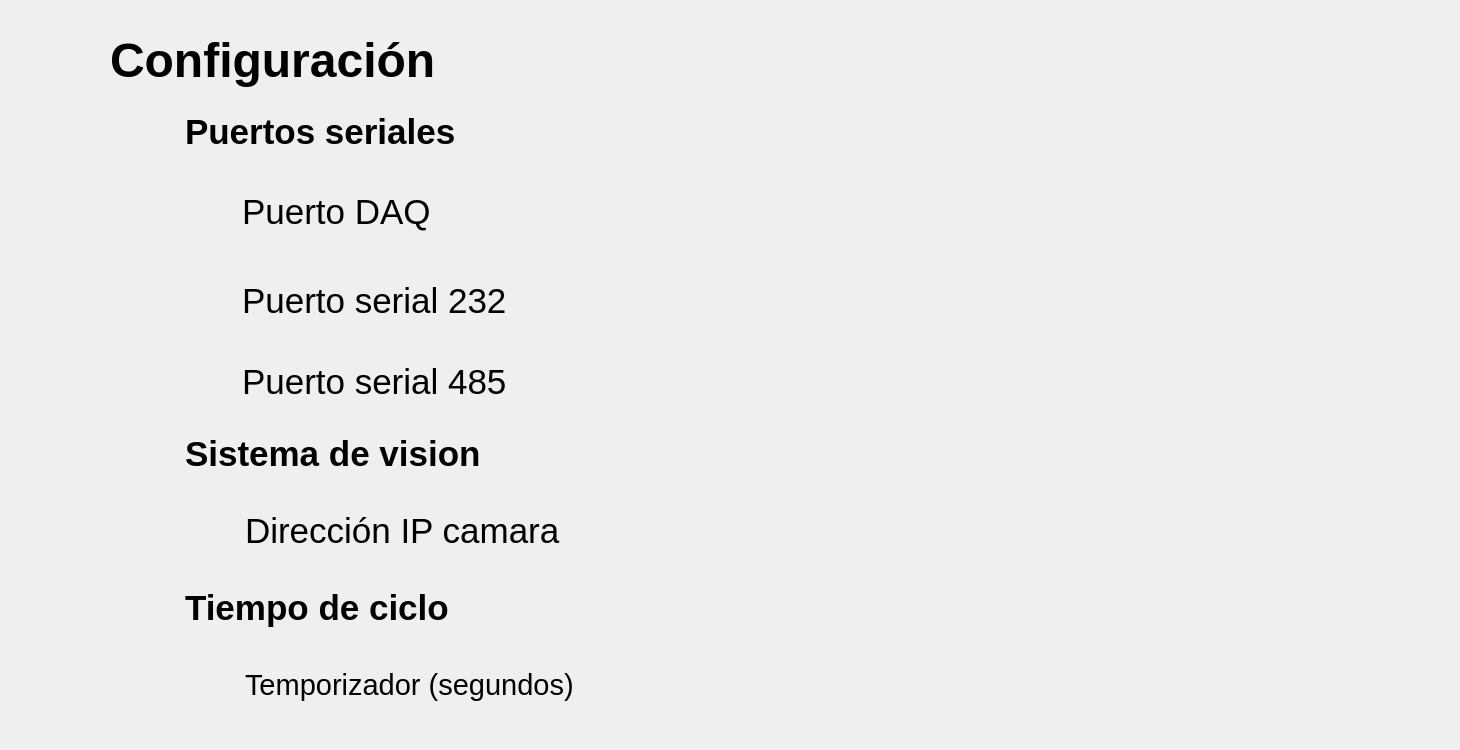
      <widget class="QWidget" name="ConfigurationShow">
       <layout class="QVBoxLayout" name="verticalLayout_2">
        <property name="spacing">
         <number>12</number>
        </property>
        <property name="leftMargin">
         <number>30</number>
        </property>
        <property name="topMargin">
         <number>30</number>
        </property>
        <property name="rightMargin">
         <number>30</number>
        </property>
        <property name="bottomMargin">
         <number>30</number>
        </property>
        <item>
         <layout class="QHBoxLayout" name="horizontalLayout_60">
          <property name="spacing">
           <number>30</number>
          </property>
          <item>
           <widget class="QLabel" name="lblConfig_3">
            <property name="minimumSize">
             <size>
              <width>50</width>
              <height>50</height>
             </size>
            </property>
            <property name="maximumSize">
             <size>
              <width>50</width>
              <height>50</height>
             </size>
            </property>
            <property name="text">
             <string/>
            </property>
            <property name="pixmap">
             <pixmap resource="../resources/resources.qrc">:/resources/cogwheel.png</pixmap>
            </property>
            <property name="scaledContents">
             <bool>true</bool>
            </property>
           </widget>
          </item>
          <item>
           <widget class="QLabel" name="label_42">
            <property name="minimumSize">
             <size>
              <width>380</width>
              <height>60</height>
             </size>
            </property>
            <property name="maximumSize">
             <size>
              <width>380</width>
              <height>60</height>
             </size>
            </property>
            <property name="font">
             <font>
              <pointsize>36</pointsize>
              <weight>75</weight>
              <bold>true</bold>
             </font>
            </property>
            <property name="text">
             <string>Configuración </string>
            </property>
           </widget>
          </item>
          <item>
           <spacer name="horizontalSpacer_112">
            <property name="orientation">
             <enum>Qt::Horizontal</enum>
            </property>
            <property name="sizeHint" stdset="0">
             <size>
              <width>508</width>
              <height>20</height>
             </size>
            </property>
           </spacer>
          </item>
          <item>
           <widget class="QLabel" name="lblEditar">
            <property name="minimumSize">
             <size>
              <width>60</width>
              <height>60</height>
             </size>
            </property>
            <property name="maximumSize">
             <size>
              <width>70</width>
              <height>70</height>
             </size>
            </property>
            <property name="cursor">
             <cursorShape>PointingHandCursor</cursorShape>
            </property>
            <property name="toolTip">
             <string>Editar</string>
            </property>
            <property name="whatsThis">
             <string>Editar</string>
            </property>
            <property name="text">
             <string/>
            </property>
            <property name="pixmap">
             <pixmap resource="../resources/resources.qrc">:/resources/edit.png</pixmap>
            </property>
            <property name="scaledContents">
             <bool>true</bool>
            </property>
           </widget>
          </item>
          <item>
           <spacer name="horizontalSpacer_114">
            <property name="orientation">
             <enum>Qt::Horizontal</enum>
            </property>
            <property name="sizeHint" stdset="0">
             <size>
              <width>28</width>
              <height>20</height>
             </size>
            </property>
           </spacer>
          </item>
         </layout>
        </item>
        <item>
         <layout class="QHBoxLayout" name="horizontalLayout_63">
          <property name="spacing">
           <number>15</number>
          </property>
          <property name="leftMargin">
           <number>90</number>
          </property>
          <item>
           <widget class="QLabel" name="lblseria_12">
            <property name="minimumSize">
             <size>
              <width>50</width>
              <height>50</height>
             </size>
            </property>
            <property name="maximumSize">
             <size>
              <width>50</width>
              <height>50</height>
             </size>
            </property>
            <property name="text">
             <string/>
            </property>
            <property name="pixmap">
             <pixmap resource="../resources/resources.qrc">:/resources/connection.png</pixmap>
            </property>
            <property name="scaledContents">
             <bool>true</bool>
            </property>
           </widget>
          </item>
          <item>
           <widget class="QLabel" name="lblTitleSeriales_12">
            <property name="minimumSize">
             <size>
              <width>350</width>
              <height>60</height>
             </size>
            </property>
            <property name="maximumSize">
             <size>
              <width>350</width>
              <height>60</height>
             </size>
            </property>
            <property name="font">
             <font>
              <pointsize>26</pointsize>
              <weight>75</weight>
              <bold>true</bold>
             </font>
            </property>
            <property name="text">
             <string>Puertos seriales</string>
            </property>
           </widget>
          </item>
          <item>
           <spacer name="horizontalSpacer_119">
            <property name="orientation">
             <enum>Qt::Horizontal</enum>
            </property>
            <property name="sizeHint" stdset="0">
             <size>
              <width>738</width>
              <height>20</height>
             </size>
            </property>
           </spacer>
          </item>
         </layout>
        </item>
        <item>
         <layout class="QHBoxLayout" name="horizontalLayout_132">
          <property name="spacing">
           <number>12</number>
          </property>
          <property name="leftMargin">
           <number>150</number>
          </property>
          <item>
           <widget class="QLabel" name="lblserial232_11">
            <property name="minimumSize">
             <size>
              <width>50</width>
              <height>50</height>
             </size>
            </property>
            <property name="maximumSize">
             <size>
              <width>50</width>
              <height>50</height>
             </size>
            </property>
            <property name="text">
             <string/>
            </property>
            <property name="pixmap">
             <pixmap resource="../resources/resources.qrc">:/resources/microchip.png</pixmap>
            </property>
            <property name="scaledContents">
             <bool>true</bool>
            </property>
           </widget>
          </item>
          <item>
           <widget class="QLabel" name="label_56">
            <property name="minimumSize">
             <size>
              <width>300</width>
              <height>60</height>
             </size>
            </property>
            <property name="maximumSize">
             <size>
              <width>300</width>
              <height>60</height>
             </size>
            </property>
            <property name="font">
             <font>
              <pointsize>26</pointsize>
             </font>
            </property>
            <property name="text">
             <string>Puerto DAQ</string>
            </property>
           </widget>
          </item>
          <item>
           <spacer name="horizontalSpacer_157">
            <property name="orientation">
             <enum>Qt::Horizontal</enum>
            </property>
            <property name="sizeType">
             <enum>QSizePolicy::Fixed</enum>
            </property>
            <property name="sizeHint" stdset="0">
             <size>
              <width>88</width>
              <height>20</height>
             </size>
            </property>
           </spacer>
          </item>
          <item>
           <widget class="QLabel" name="lblGatewayPort">
            <property name="minimumSize">
             <size>
              <width>250</width>
              <height>60</height>
             </size>
            </property>
            <property name="maximumSize">
             <size>
              <width>250</width>
              <height>60</height>
             </size>
            </property>
            <property name="font">
             <font>
              <pointsize>22</pointsize>
             </font>
            </property>
            <property name="text">
             <string/>
            </property>
           </widget>
          </item>
          <item>
           <spacer name="horizontalSpacer_158">
            <property name="orientation">
             <enum>Qt::Horizontal</enum>
            </property>
            <property name="sizeHint" stdset="0">
             <size>
              <width>538</width>
              <height>77</height>
             </size>
            </property>
           </spacer>
          </item>
         </layout>
        </item>
        <item>
         <layout class="QHBoxLayout" name="horizontalLayout_64">
          <property name="spacing">
           <number>12</number>
          </property>
          <property name="leftMargin">
           <number>150</number>
          </property>
          <item>
           <widget class="QLabel" name="lblserial232_4">
            <property name="minimumSize">
             <size>
              <width>50</width>
              <height>50</height>
             </size>
            </property>
            <property name="maximumSize">
             <size>
              <width>50</width>
              <height>50</height>
             </size>
            </property>
            <property name="text">
             <string/>
            </property>
            <property name="pixmap">
             <pixmap resource="../resources/resources.qrc">:/resources/vga-port.png</pixmap>
            </property>
            <property name="scaledContents">
             <bool>true</bool>
            </property>
           </widget>
          </item>
          <item>
           <widget class="QLabel" name="label_44">
            <property name="minimumSize">
             <size>
              <width>300</width>
              <height>60</height>
             </size>
            </property>
            <property name="maximumSize">
             <size>
              <width>300</width>
              <height>60</height>
             </size>
            </property>
            <property name="font">
             <font>
              <pointsize>26</pointsize>
             </font>
            </property>
            <property name="text">
             <string>Puerto serial 232</string>
            </property>
           </widget>
          </item>
          <item>
           <spacer name="horizontalSpacer_121">
            <property name="orientation">
             <enum>Qt::Horizontal</enum>
            </property>
            <property name="sizeType">
             <enum>QSizePolicy::Fixed</enum>
            </property>
            <property name="sizeHint" stdset="0">
             <size>
              <width>88</width>
              <height>20</height>
             </size>
            </property>
           </spacer>
          </item>
          <item>
           <widget class="QLabel" name="lbl232Port">
            <property name="minimumSize">
             <size>
              <width>250</width>
              <height>60</height>
             </size>
            </property>
            <property name="maximumSize">
             <size>
              <width>250</width>
              <height>60</height>
             </size>
            </property>
            <property name="font">
             <font>
              <pointsize>22</pointsize>
             </font>
            </property>
            <property name="text">
             <string/>
            </property>
           </widget>
          </item>
          <item>
           <spacer name="horizontalSpacer_122">
            <property name="orientation">
             <enum>Qt::Horizontal</enum>
            </property>
            <property name="sizeHint" stdset="0">
             <size>
              <width>538</width>
              <height>77</height>
             </size>
            </property>
           </spacer>
          </item>
         </layout>
        </item>
        <item>
         <layout class="QHBoxLayout" name="horizontalLayout_65">
          <property name="spacing">
           <number>12</number>
          </property>
          <property name="leftMargin">
           <number>150</number>
          </property>
          <item>
           <widget class="QLabel" name="lblserial485_3">
            <property name="minimumSize">
             <size>
              <width>50</width>
              <height>50</height>
             </size>
            </property>
            <property name="maximumSize">
             <size>
              <width>50</width>
              <height>50</height>
             </size>
            </property>
            <property name="text">
             <string/>
            </property>
            <property name="pixmap">
             <pixmap resource="../resources/resources.qrc">:/resources/port.png</pixmap>
            </property>
            <property name="scaledContents">
             <bool>true</bool>
            </property>
           </widget>
          </item>
          <item>
           <widget class="QLabel" name="label_45">
            <property name="minimumSize">
             <size>
              <width>300</width>
              <height>60</height>
             </size>
            </property>
            <property name="maximumSize">
             <size>
              <width>300</width>
              <height>60</height>
             </size>
            </property>
            <property name="font">
             <font>
              <pointsize>26</pointsize>
             </font>
            </property>
            <property name="text">
             <string>Puerto serial 485</string>
            </property>
           </widget>
          </item>
          <item>
           <spacer name="horizontalSpacer_124">
            <property name="orientation">
             <enum>Qt::Horizontal</enum>
            </property>
            <property name="sizeType">
             <enum>QSizePolicy::Fixed</enum>
            </property>
            <property name="sizeHint" stdset="0">
             <size>
              <width>88</width>
              <height>20</height>
             </size>
            </property>
           </spacer>
          </item>
          <item>
           <widget class="QLabel" name="lbl485Port">
            <property name="minimumSize">
             <size>
              <width>250</width>
              <height>60</height>
             </size>
            </property>
            <property name="maximumSize">
             <size>
              <width>250</width>
              <height>60</height>
             </size>
            </property>
            <property name="font">
             <font>
              <pointsize>22</pointsize>
             </font>
            </property>
            <property name="text">
             <string/>
            </property>
           </widget>
          </item>
          <item>
           <spacer name="horizontalSpacer_125">
            <property name="orientation">
             <enum>Qt::Horizontal</enum>
            </property>
            <property name="sizeHint" stdset="0">
             <size>
              <width>518</width>
              <height>20</height>
             </size>
            </property>
           </spacer>
          </item>
         </layout>
        </item>
        <item>
         <layout class="QHBoxLayout" name="horizontalLayout_66">
          <property name="spacing">
           <number>15</number>
          </property>
          <property name="leftMargin">
           <number>90</number>
          </property>
          <item>
           <widget class="QLabel" name="lblseria_13">
            <property name="minimumSize">
             <size>
              <width>50</width>
              <height>50</height>
             </size>
            </property>
            <property name="maximumSize">
             <size>
              <width>50</width>
              <height>50</height>
             </size>
            </property>
            <property name="text">
             <string/>
            </property>
            <property name="pixmap">
             <pixmap resource="../resources/resources.qrc">:/resources/focus.png</pixmap>
            </property>
            <property name="scaledContents">
             <bool>true</bool>
            </property>
           </widget>
          </item>
          <item>
           <widget class="QLabel" name="lblTitleSeriales_13">
            <property name="minimumSize">
             <size>
              <width>350</width>
              <height>60</height>
             </size>
            </property>
            <property name="maximumSize">
             <size>
              <width>350</width>
              <height>60</height>
             </size>
            </property>
            <property name="font">
             <font>
              <pointsize>26</pointsize>
              <weight>75</weight>
              <bold>true</bold>
             </font>
            </property>
            <property name="text">
             <string>Sistema de vision</string>
            </property>
           </widget>
          </item>
          <item>
           <spacer name="horizontalSpacer_126">
            <property name="orientation">
             <enum>Qt::Horizontal</enum>
            </property>
            <property name="sizeHint" stdset="0">
             <size>
              <width>768</width>
              <height>20</height>
             </size>
            </property>
           </spacer>
          </item>
         </layout>
        </item>
        <item>
         <layout class="QHBoxLayout" name="horizontalLayout_67">
          <property name="spacing">
           <number>15</number>
          </property>
          <property name="leftMargin">
           <number>150</number>
          </property>
          <item>
           <widget class="QLabel" name="lblseria_14">
            <property name="minimumSize">
             <size>
              <width>50</width>
              <height>50</height>
             </size>
            </property>
            <property name="maximumSize">
             <size>
              <width>50</width>
              <height>50</height>
             </size>
            </property>
            <property name="text">
             <string/>
            </property>
            <property name="pixmap">
             <pixmap resource="../resources/resources.qrc">:/resources/webcam.png</pixmap>
            </property>
            <property name="scaledContents">
             <bool>true</bool>
            </property>
           </widget>
          </item>
          <item>
           <widget class="QLabel" name="lblTitleSeriales_14">
            <property name="minimumSize">
             <size>
              <width>350</width>
              <height>60</height>
             </size>
            </property>
            <property name="maximumSize">
             <size>
              <width>350</width>
              <height>60</height>
             </size>
            </property>
            <property name="font">
             <font>
              <pointsize>26</pointsize>
             </font>
            </property>
            <property name="text">
             <string>Dirección IP camara </string>
            </property>
           </widget>
          </item>
          <item>
           <widget class="QLabel" name="lblCameraAddress">
            <property name="sizePolicy">
             <sizepolicy hsizetype="Preferred" vsizetype="Preferred">
              <horstretch>0</horstretch>
              <verstretch>0</verstretch>
             </sizepolicy>
            </property>
            <property name="minimumSize">
             <size>
              <width>320</width>
              <height>70</height>
             </size>
            </property>
            <property name="maximumSize">
             <size>
              <width>320</width>
              <height>70</height>
             </size>
            </property>
            <property name="font">
             <font>
              <pointsize>22</pointsize>
             </font>
            </property>
            <property name="text">
             <string/>
            </property>
           </widget>
          </item>
          <item>
           <spacer name="horizontalSpacer_129">
            <property name="orientation">
             <enum>Qt::Horizontal</enum>
            </property>
            <property name="sizeHint" stdset="0">
             <size>
              <width>388</width>
              <height>20</height>
             </size>
            </property>
           </spacer>
          </item>
         </layout>
        </item>
        <item>
         <layout class="QHBoxLayout" name="horizontalLayout_68">
          <property name="spacing">
           <number>15</number>
          </property>
          <property name="leftMargin">
           <number>90</number>
          </property>
          <item>
           <widget class="QLabel" name="lblseria_15">
            <property name="minimumSize">
             <size>
              <width>50</width>
              <height>50</height>
             </size>
            </property>
            <property name="maximumSize">
             <size>
              <width>50</width>
              <height>50</height>
             </size>
            </property>
            <property name="text">
             <string/>
            </property>
            <property name="pixmap">
             <pixmap resource="../resources/resources.qrc">:/resources/cycle (1).png</pixmap>
            </property>
            <property name="scaledContents">
             <bool>true</bool>
            </property>
           </widget>
          </item>
          <item>
           <widget class="QLabel" name="lblTitleSeriales_15">
            <property name="minimumSize">
             <size>
              <width>350</width>
              <height>60</height>
             </size>
            </property>
            <property name="maximumSize">
             <size>
              <width>350</width>
              <height>60</height>
             </size>
            </property>
            <property name="font">
             <font>
              <pointsize>26</pointsize>
              <weight>75</weight>
              <bold>true</bold>
             </font>
            </property>
            <property name="text">
             <string>Tiempo de ciclo</string>
            </property>
           </widget>
          </item>
          <item>
           <spacer name="horizontalSpacer_130">
            <property name="minimumSize">
             <size>
              <width>60</width>
              <height>60</height>
             </size>
            </property>
            <property name="font">
             <font>
              <pointsize>22</pointsize>
             </font>
            </property>
            <property name="orientation">
             <enum>Qt::Horizontal</enum>
            </property>
            <property name="sizeHint" stdset="0">
             <size>
              <width>768</width>
              <height>20</height>
             </size>
            </property>
           </spacer>
          </item>
         </layout>
        </item>
        <item>
         <layout class="QHBoxLayout" name="horizontalLayout_69">
          <property name="spacing">
           <number>15</number>
          </property>
          <property name="leftMargin">
           <number>150</number>
          </property>
          <item>
           <widget class="QLabel" name="lblseria_16">
            <property name="minimumSize">
             <size>
              <width>50</width>
              <height>50</height>
             </size>
            </property>
            <property name="maximumSize">
             <size>
              <width>50</width>
              <height>50</height>
             </size>
            </property>
            <property name="text">
             <string/>
            </property>
            <property name="pixmap">
             <pixmap resource="../resources/resources.qrc">:/resources/clock_2.png</pixmap>
            </property>
            <property name="scaledContents">
             <bool>true</bool>
            </property>
           </widget>
          </item>
          <item>
           <widget class="QLabel" name="lblTitleSeriales_16">
            <property name="minimumSize">
             <size>
              <width>350</width>
              <height>60</height>
             </size>
            </property>
            <property name="maximumSize">
             <size>
              <width>350</width>
              <height>60</height>
             </size>
            </property>
            <property name="font">
             <font>
              <pointsize>22</pointsize>
             </font>
            </property>
            <property name="text">
             <string>Temporizador (segundos)</string>
            </property>
           </widget>
          </item>
          <item>
           <widget class="QLabel" name="lblTimer">
            <property name="minimumSize">
             <size>
              <width>400</width>
              <height>70</height>
             </size>
            </property>
            <property name="maximumSize">
             <size>
              <width>400</width>
              <height>70</height>
             </size>
            </property>
            <property name="font">
             <font>
              <pointsize>22</pointsize>
             </font>
            </property>
            <property name="text">
             <string/>
            </property>
           </widget>
          </item>
          <item>
           <spacer name="horizontalSpacer_133">
            <property name="orientation">
             <enum>Qt::Horizontal</enum>
            </property>
            <property name="sizeHint" stdset="0">
             <size>
              <width>318</width>
              <height>20</height>
             </size>
            </property>
           </spacer>
          </item>
         </layout>
        </item>
       </layout>
      </widget>
